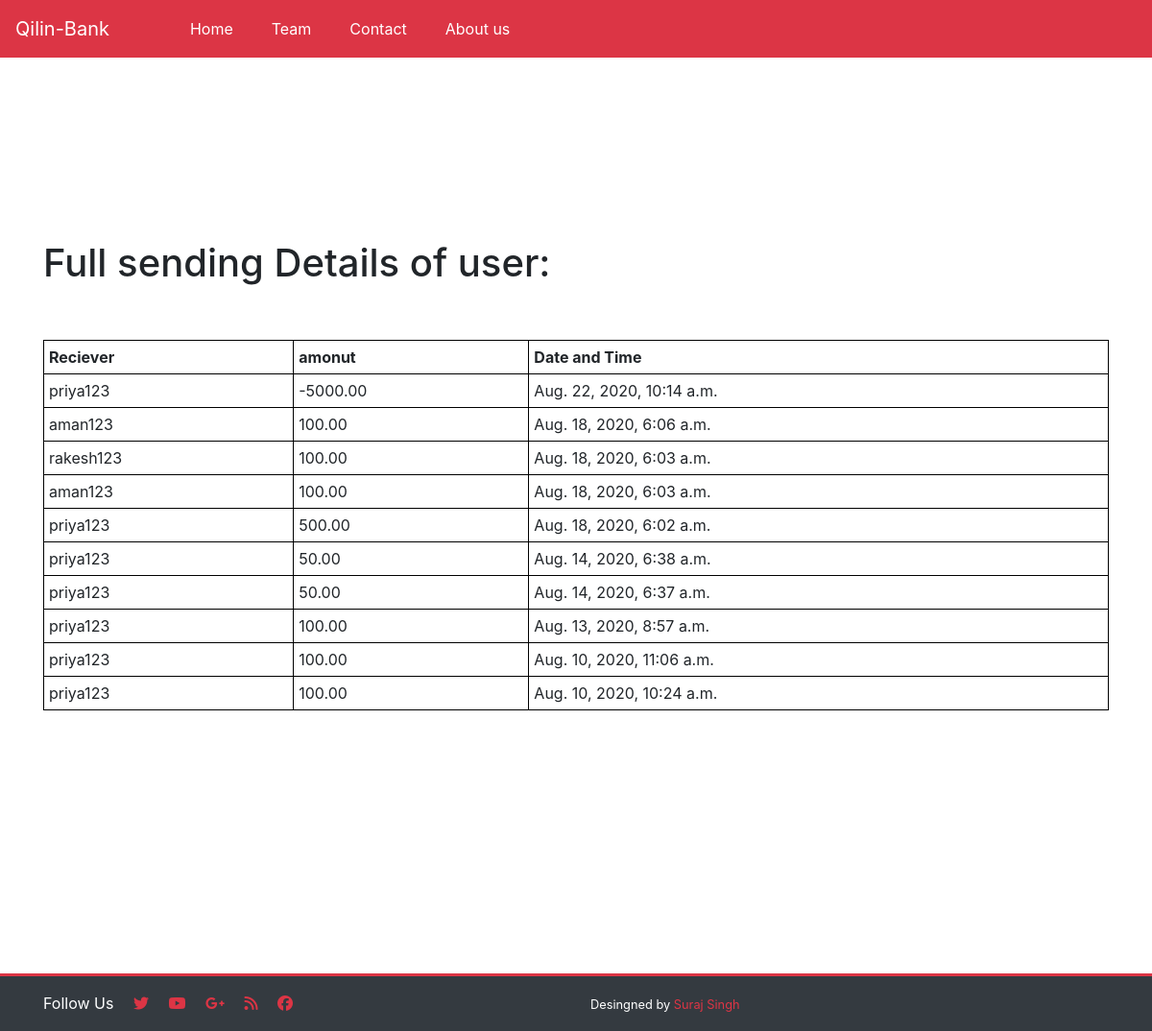
Screenshot of /statement1 (signed in) with the database file from the repository.
### accounts/models.py (models this page shows)
class Transaction(models.Model):
    sender = models.ForeignKey(Account, on_delete=models.CASCADE,related_name="sender_transactions",null=True,blank=True)
    receiver = models.ForeignKey(Account, on_delete=models.CASCADE,related_name="receiver_transactions",null=True,blank=True)
    amount = models.DecimalField(max_digits=12, decimal_places=2)
    timeStamp = models.DateTimeField(auto_now_add=True, blank=True)

class Account(models.Model):
    user = models.OneToOneField(User, on_delete=models.CASCADE)
    account_number = models.IntegerField(unique=True)
    balance = models.DecimalField(max_digits=12,decimal_places=2)
    created_at=models.DateField(auto_now_add=True)
    account_type=models.CharField(max_length=30,default="SAVINGS")
    class ReadonlyMeta:
         readonly=["balance"]
         readonly=["account_number"]
         readonly=["account_type"]
    def __str__(self):
          return  self.user.username

### accounts/views.py (the view)
# urls.py: path('statement1', views.statement1, name='statement1'),
def statement1(request):
     user_from_acount = Account.objects.get(user=request.user)
     user=Transaction.objects.filter(sender=user_from_acount).order_by('-timeStamp')
     params = {'data1': user, 'msg': "Full sending  Details of user:", 'msg1': "Reciever"
         , 'msg2': "amonut", 'msg3': "Date and Time"}
     return render(request, 'login/showstatement.html', params)

### templates/login/showstatement.html (shortened to what this page needs)
{% extends 'base.html' %}
{% block body %}
{% load static %}
<div class="container" id="div1">
    <h1>{{msg}}</h1><br><br>
<table style="width:100%">
  <tr>
    <th colspan="1">{{msg1}}</th>
    <th colspan="1">{{msg2}}</th>
    <th colspan="1">{{msg3}}</th>
  </tr>
    {% for data in data1 %}
  <tr>
    <td>{{data.receiver}}</td>
    <td>{{data.amount}}</td>
    <td>{{data.timeStamp }}</td>
  </tr>
    {% endfor %}
</table>
</div>
{% endblock %}

### templates/base.html (shortened to what this page needs)
<!DOCTYPE html>
<html lang="en">
    <head>
        <link rel="stylesheet" href="https://stackpath.bootstrapcdn.com/bootstrap/4.3.1/css/bootstrap.min.css"
>
    </head>
    <body>
         <nav class="navbar navbar-expand-sm navbar-dark bg-danger fixed-top navbar1">
             <a href="/" class="navbar-brand"> Qilin-Bank </a>
             <div class="collapse navbar-collapse" id="mymenu">
                 <ul class="navbar-nav pl-5 custom-nav">
                     <li class="nav-item"><a href="/" class="nav-link">Home</a></li>
                     <li class="nav-item"><a href="/team1" class="nav-link">Team </a></li>
                     <li class="nav-item"><a href="/contact" class="nav-link">Contact </a></li>
                     <li class="nav-item"><a href="/about" class="nav-link">About us </a></li>
                 </ul>
             </div>
        </nav>
       {% block body %} {% endblock %}
<footer  class="container-fluid bg-dark text-white mt-4 mb-0 footer1">
    <div class="container">
        <div class="row py-3">
            <div class="col-md-6">
                    <span>Follow Us </span>
                <a href="#"><i class="fab fa-twitter px-3"></i></a>
                <a href="#"><i class="fab fa-youtube pr-3"></i></a>
                <a href="#"><i class="fab fa-google-plus-g pr-3"></i></a>
                <a href="#"><i class="fas fa-rss pr-3"></i></a>
                 <a href="#"><i class="fab fa-facebook pr-3"-></i></a>
                </div>
  <div class="col-md-6">
      <small>Desingned by <a href="#">Suraj Singh </a></small>
      </div>
</div>
    </div>
</footer>
    </body>
</html>

### rows the page displays
Transaction: receiver "priya123", amount "-5000.00", timeStamp "Aug. 22, 2020, 10:14 a.m."
Transaction: receiver "aman123", amount "100.00", timeStamp "Aug. 18, 2020, 6:06 a.m."
Transaction: receiver "rakesh123", amount "100.00", timeStamp "Aug. 18, 2020, 6:03 a.m."
Transaction: receiver "aman123", amount "100.00", timeStamp "Aug. 18, 2020, 6:03 a.m."
Transaction: receiver "priya123", amount "500.00", timeStamp "Aug. 18, 2020, 6:02 a.m."
Transaction: receiver "priya123", amount "50.00", timeStamp "Aug. 14, 2020, 6:38 a.m."
Transaction: receiver "priya123", amount "50.00", timeStamp "Aug. 14, 2020, 6:37 a.m."
Transaction: receiver "priya123", amount "100.00", timeStamp "Aug. 13, 2020, 8:57 a.m."
Transaction: receiver "priya123", amount "100.00", timeStamp "Aug. 10, 2020, 11:06 a.m."
Transaction: receiver "priya123", amount "100.00", timeStamp "Aug. 10, 2020, 10:24 a.m."

### other values shown
{{ msg }} "Full sending Details of user:"
{{ msg1 }} "Reciever"
{{ msg2 }} "amonut"
{{ msg3 }} "Date and Time"
